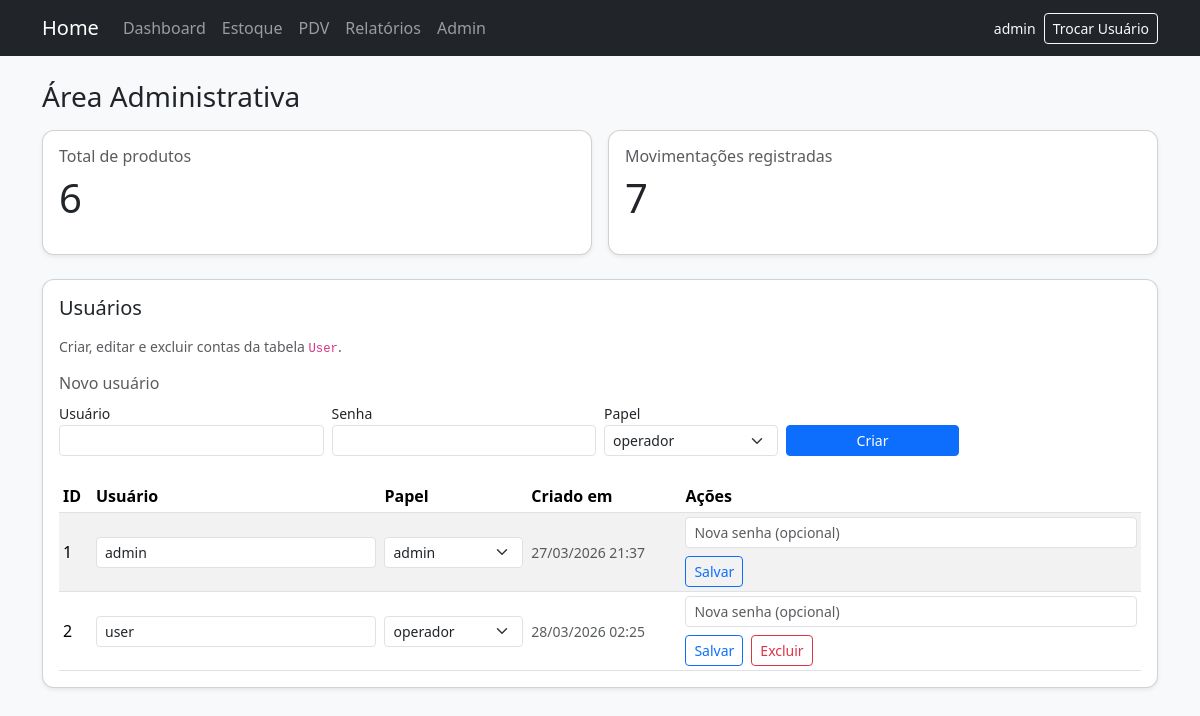
The page /admin/ (signed in) on the database its author committed.
### app/models.py (models this page shows, shortened)
class User(UserMixin, db.Model):
    id = db.Column(db.Integer, primary_key=True)
    username = db.Column(db.String(80), unique=True, nullable=False)
    password_hash = db.Column(db.String(255), nullable=False)
    role = db.Column(db.String(20), nullable=False, default="operador")
    created_at = db.Column(db.DateTime, default=datetime.utcnow)
    movements = db.relationship("StockMovement", back_populates="usuario")
    @property
    def is_admin(self) -> bool:
        return self.role == "admin"

### app/routes/admin.py (the view)
@admin_bp.route("/")
@admin_required
def index():
    total_produtos = Product.query.count()
    total_movimentacoes = StockMovement.query.count()
    usuarios = User.query.order_by(User.id).all()
    return render_template(
        "admin/index.html",
        total_produtos=total_produtos,
        total_movimentacoes=total_movimentacoes,
        usuarios=usuarios,
        roles_permitidas=sorted(ROLES_PERMITIDAS),
    )

### app/models.py (called while the page is built)
@login_manager.user_loader
def load_user(user_id: str):
    return User.query.get(int(user_id))

### app/routes/admin.py (called while the page is built)
def admin_required(view):
    @wraps(view)
    @login_required
    def wrapped(*args, **kwargs):
        if not getattr(current_user, "is_admin", False):
            flash("Acesso negado.", "danger")
            return redirect(url_for("main.dashboard"))
        return view(*args, **kwargs)
    return wrapped

### app/templates/admin/index.html (shortened to what this page needs)
{% extends 'base.html' %}
{% block content %}
  <h1 class="h3 mb-3">Área Administrativa</h1>
  <div class="row g-3">
    <div class="col-md-6">
      <div class="card shadow-sm">
        <div class="card-body">
          <h2 class="h6 text-muted">Total de produtos</h2>
          <p class="display-6">{{ total_produtos }}</p>
        </div>
      </div>
    </div>
    <div class="col-md-6">
      <div class="card shadow-sm">
        <div class="card-body">
          <h2 class="h6 text-muted">Movimentações registradas</h2>
          <p class="display-6">{{ total_movimentacoes }}</p>
        </div>
      </div>
    </div>
  </div>
  <div class="card shadow-sm mt-4">
    <div class="card-body">
      <h2 class="h5 mb-3">Usuários</h2>
      <p class="text-muted small mb-3">Criar, editar e excluir contas da tabela <code>User</code>.</p>
      <h3 class="h6 text-muted">Novo usuário</h3>
      <form method="post" action="{{ url_for('admin.usuario_criar') }}" class="row g-2 align-items-end mb-4">
        <div class="col-md-3">
          <label class="form-label small mb-0" for="nu-username">Usuário</label>
          <input id="nu-username" class="form-control form-control-sm" type="text" name="username" required autocomplete="username">
        </div>
        <div class="col-md-3">
          <label class="form-label small mb-0" for="nu-password">Senha</label>
          <input id="nu-password" class="form-control form-control-sm" type="password" name="password" required autocomplete="new-password">
        </div>
        <div class="col-md-2">
          <label class="form-label small mb-0" for="nu-role">Papel</label>
          <select id="nu-role" class="form-select form-select-sm" name="role">
            {% for r in roles_permitidas %}
              <option value="{{ r }}" {% if r == 'operador' %}selected{% endif %}>{{ r }}</option>
            {% endfor %}
          </select>
        </div>
        <div class="col-md-2 d-grid">
          <button class="btn btn-sm btn-primary" type="submit">Criar</button>
        </div>
      </form>
      <div class="table-responsive">
        <table class="table table-sm table-striped align-middle mb-0">
          <thead>
            <tr>
              <th>ID</th>
              <th>Usuário</th>
              <th>Papel</th>
              <th>Criado em</th>
              <th style="min-width: 280px;">Ações</th>
            </tr>
          </thead>
          <tbody>
            {% for u in usuarios %}
              <tr>
                <td>{{ u.id }}</td>
                <td>
                  <input form="form-edit-{{ u.id }}" class="form-control form-control-sm" type="text" name="username" value="{{ u.username }}" required>
                </td>
                <td>
                  <select form="form-edit-{{ u.id }}" class="form-select form-select-sm" name="role">
                    {% for r in roles_permitidas %}
                      <option value="{{ r }}" {% if u.role == r %}selected{% endif %}>{{ r }}</option>
                    {% endfor %}
                  </select>
                </td>
                <td class="small text-muted">{{ u.created_at.strftime('%d/%m/%Y %H:%M') if u.created_at else '—' }}</td>
                <td>
                  <div class="d-flex flex-wrap gap-2 align-items-center">
                    <input form="form-edit-{{ u.id }}" class="form-control form-control-sm" type="password" name="password" placeholder="Nova senha (opcional)" autocomplete="new-password">
                    <button form="form-edit-{{ u.id }}" class="btn btn-sm btn-outline-primary" type="submit">Salvar</button>
                    {% if u.id != current_user.id %}
                      <form method="post" action="{{ url_for('admin.usuario_excluir', user_id=u.id) }}" class="d-inline" onsubmit="return confirm('Excluir este usuário?');">
                        <button class="btn btn-sm btn-outline-danger" type="submit">Excluir</button>
                      </form>
                    {% endif %}
                  </div>
                </td>
              </tr>
            {% else %}
              <tr>
                <td colspan="5" class="text-muted">Nenhum usuário cadastrado.</td>
              </tr>
            {% endfor %}
          </tbody>
        </table>
      </div>
    </div>
  </div>
{% endblock %}

### app/templates/partials/_nav.html (shortened to what this page needs)
<nav class="navbar navbar-expand-lg navbar-dark bg-dark">
  <div class="container">
    <a class="navbar-brand" href="{{ url_for('main.dashboard') }}">Home</a>
    <div class="collapse navbar-collapse" id="menu">
      <ul class="navbar-nav me-auto mb-2 mb-lg-0">
        <li class="nav-item"><a class="nav-link" href="{{ url_for('main.dashboard') }}">Dashboard</a></li>
        <li class="nav-item"><a class="nav-link" href="{{ url_for('estoque.listar') }}">Estoque</a></li>
        <li class="nav-item"><a class="nav-link" href="{{ url_for('vendas.pdv') }}">PDV</a></li>
        <li class="nav-item"><a class="nav-link" href="{{ url_for('relatorios.index') }}">Relatórios</a></li>
        {% if current_user.is_authenticated and current_user.is_admin %}
          <li class="nav-item"><a class="nav-link" href="{{ url_for('admin.index') }}">Admin</a></li>
        {% endif %}
      </ul>
      <div class="d-flex align-items-center ms-lg-auto flex-wrap gap-2 mt-2 mt-lg-0">
        {% if current_user.is_authenticated %}
          <span class="navbar-text text-light small">{{ current_user.username }}</span>
          <a class="btn btn-outline-light btn-sm" href="{{ url_for('auth.login', trocar=1) }}">Trocar Usuário</a>
        {% else %}
          <a class="btn btn-outline-light btn-sm" href="{{ url_for('auth.login') }}">Entrar</a>
        {% endif %}
      </div>
    </div>
  </div>
</nav>

### app/static/css/style.css (style rules this page uses)
body { min-height: 100vh; }
.card { border-radius: 0.75rem; }

### rows shown on the page
User: username "admin", id "1", role "admin", created_at "27/03/2026 21:37"
User: id "2", username "user", role "operador", created_at "28/03/2026 02:25"

### other values the page prints
{{ total_produtos }} "6"
{{ total_movimentacoes }} "7"
form field role "operador"
